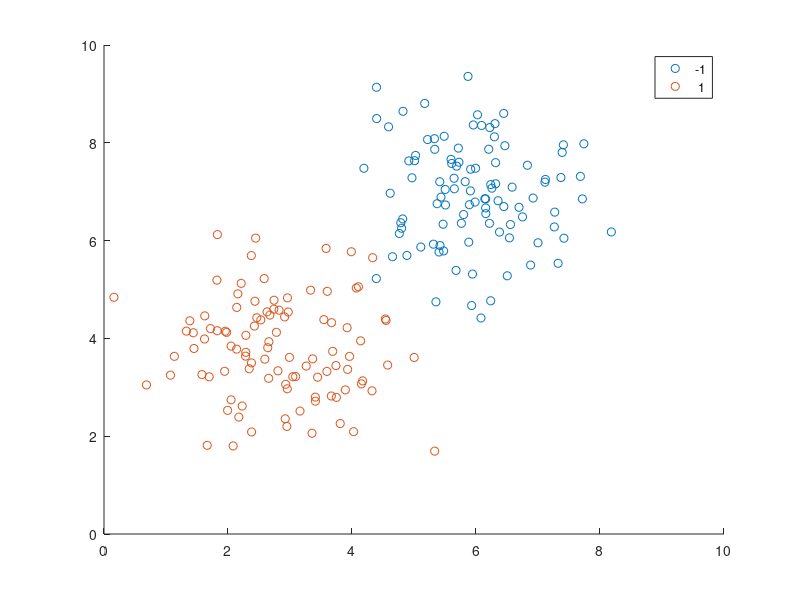
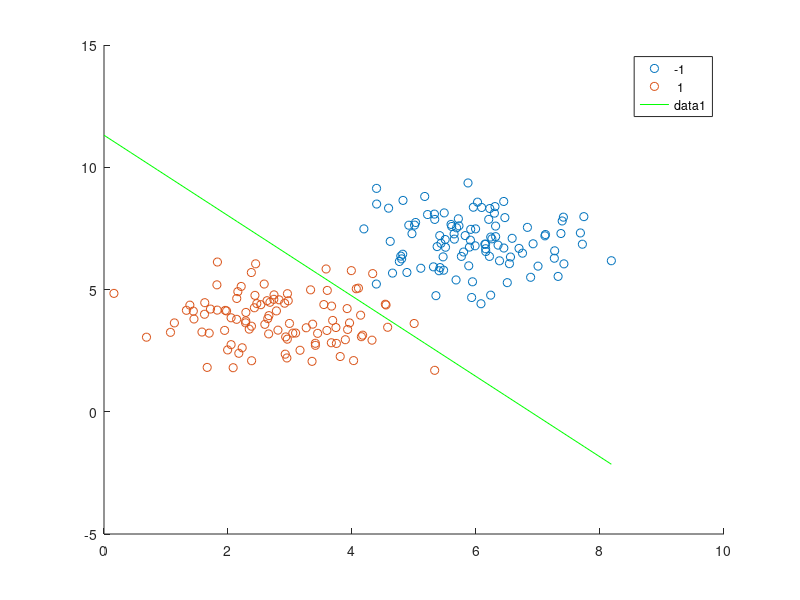

Reproduce these figures in MATLAB, in order.
%Make some dumb data

nn=100;

A = mvnrnd([3,4],[1,0;0,1],nn);
B = mvnrnd([6,7],[1,0;0,1],nn);

Data = [A;B];
Labels = [ones(nn,1)*1; ones(nn,1)*-1 ];

figure
gscatter(Data(:,1),Data(:,2),Labels)

%Add in an offset term
Data = [Data,ones(length(Labels),1)];


%% Train the perceptron

[NN,SS] = size(Data);

theta = randn(SS,1)

cycles = 1000;
training_thresh = 0.0001;

%update according to equation 4
for ii = 1:cycles
    for jj = 1:NN
        %check current mapping
        f_x_theta = sign(Data*theta);
        %Update only if the sign is wrong
        if(f_x_theta(jj) ~= Labels(jj))
            theta = theta + Labels(jj).*Data(jj,:)';
        end
    end
    
    %check training error according to equation 3
    E = (1/NN)*sum(ones(NN,1) - (sign(Data*theta) == Labels) )
    if(E < training_thresh)
       break; 
    end
end

theta

slope = -theta(1)/theta(2)
offset  = -theta(3)/theta(2)

%% Visualize boundary

nv = 20;
xbound = linspace(0,max(Data(:,1)),nv)';
ybound = [xbound,ones(nv,1)]*[slope;offset];

figure
gscatter(Data(:,1),Data(:,2),Labels)
hold on
plot(xbound,ybound,'g-')
hold off
